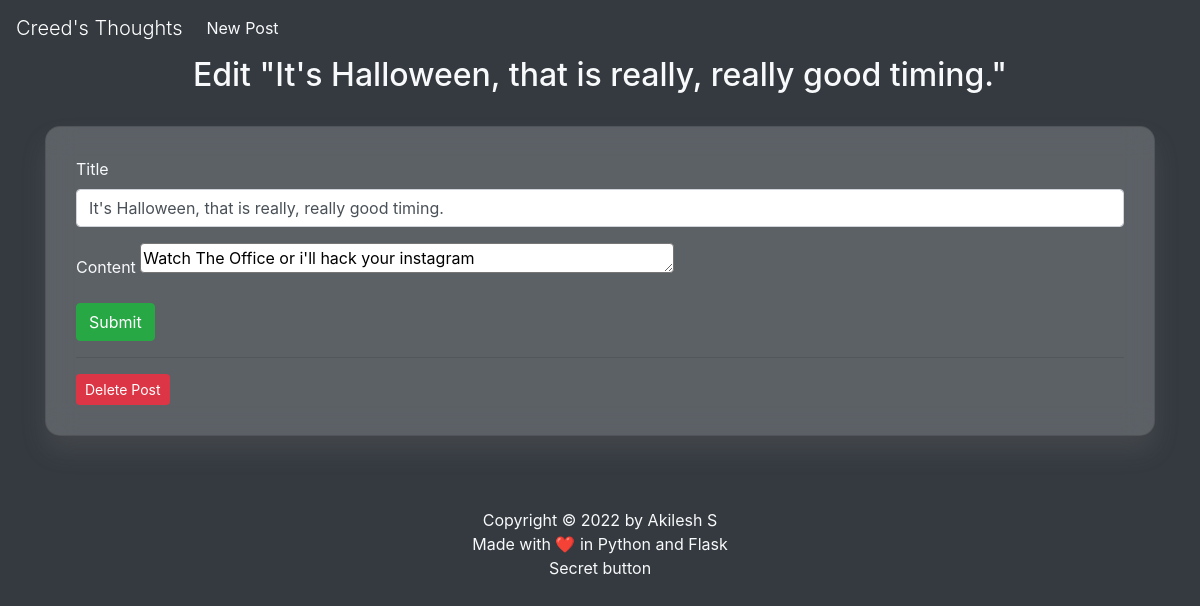
Page /9/edit on the committed database.
### tables this page shows
CREATE TABLE posts (
    id INTEGER PRIMARY KEY AUTOINCREMENT,
    created TIMESTAMP NOT NULL DEFAULT CURRENT_TIMESTAMP,
    title TEXT NOT NULL,
    content TEXT NOT NULL
);

### app.py (the view, shortened to what this page needs)
@app.route('/<int:id>/edit',methods=('GET','POST'))
def edit(id):
    post = get_post(id)
    return render_template('edit.html',post=post)

### app.py (called while the page is built)
def get_db_connection():
    conn = sqlite3.connect('database.db')
    conn.row_factory = sqlite3.Row
    return conn

def get_post(post_id):
    conn = get_db_connection()
    post = conn.execute('SELECT * FROM posts WHERE id = ?',
                        (post_id,)).fetchone()
    conn.close()
    if post is None:
        abort(404)
    return post

### templates/edit.html (shortened to what this page needs)
{% extends 'base.html' %}
{% block content %}
<h2 class="text-light" style="text-align: center;">{% block title %} Edit "{{ post['title'] }}" {% endblock %}</h2>
<br>
<div class="card">
    <div class="card-body text-light">
        <form method="post">
            <div class="form-group">
                <label for="title">Title</label>
                <input type="text" name="title" placeholder="Post title" class="form-control" value="{{ request.form['title'] or post['title'] }}">
            </div>
            <div class="form-group">
                <label for="content">Content</label>
                <textarea class="rounded" rows="1" cols="50" name="content" placeholder="Post Content" class="form control">{{ request.form['content'] or post['content'] }}</textarea>
            </div>
            <div class="form-group">
                <button type="submit" class="btn btn-success">Submit</button>
            </div>
        </form>
        <hr>
        <form action="{{ url_for('delete', id=post['id'] )}}" method="POST">
            <input type="submit" value="Delete Post" class="btn btn-danger btn-sm" onclick="return confirm('Are you sure you want to delete this post?')">
        </form>
    </div>
</div>
{% endblock %}

### static/css/main.css (style rules this page uses)
.card { align-self: center; width: auto; box-shadow: 0 15px 25px rgba(129, 124, 124, 0.2); height: auto; border-radius: 15px; backdrop-filter: blur(14px); background-color: rgba(255, 255, 255, 0.2); padding: 10px; }

### rows in the picture
posts: title "It's Halloween, that is really, really good timing.", content "Watch The Office or i'll hack your instagram"
